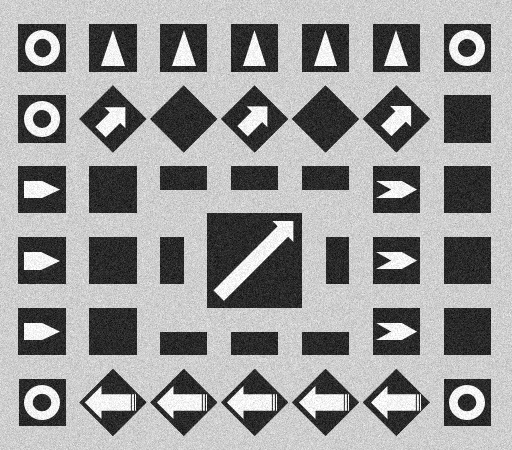
#> input picture 1108_频率域滤波/Fig1001.png, 512 x 450 px
$ jupyter execute 'Laplacian 滤波器.ipynb'
#> lines starting #> are read from the running program, lines starting #| are printed output that depends on the picture
[cell 1]
import cv2 as cv
import numpy as np
from matplotlib import pyplot as plt

[cell 2]
def LaplacianHPF(height, width):  # Laplacian 滤波器传递函数
    # 拉普拉斯算子：kern = -4*Pi^2*D^2
    u, v = np.mgrid[-1:1:2.0/height, -1:1:2.0/width]
    D = np.sqrt(u**2 + v**2)
    kernel = -4.0 * np.pi**2 * D**2
    # kernel = -4.0 * np.pi**2 * (u**2 + v**2)
    return kernel

[cell 3]
def DftFilter(image, D0=10, flag="LaplacianHPF"):  #　最优扩充的快速傅立叶变换
    # (1) DFT 最优尺寸扩充，右侧下侧补 0，(h,w)->(hPad,wPad,2)
    height, width = image.shape[:2]
    hPad = cv.getOptimalDFTSize(height)  # DFT 最优尺寸
    wPad = cv.getOptimalDFTSize(width)
    imgPadded = cv.copyMakeBorder(image, 0, hPad-height, 0, wPad-width, cv.BORDER_CONSTANT)
    # (2) 快速傅里叶变换
    dftImg = cv.dft(imgPadded, flags=cv.DFT_COMPLEX_OUTPUT)  # DFT (hPad,wPad,2)
    # (3) 将低频分量移动到中心
    dftShift = np.fft.fftshift(dftImg)  # (hPad,wPad,2)
    # (4) 构造频域滤波器传递函数
    if flag=="LaplacianHPF":  # 拉普拉斯算子
        filterHP = LaplacianHPF(hPad, wPad)  # Laplacian 传递函数接口
    filterDual = cv.merge([filterHP, filterHP])  # 拼接为2个通道：(hPad,wPad,2)
    # (5) 频率域修改傅里叶变换实现滤波
    dftFiltered = dftShift * filterDual  # 频域滤波 (hPad,wPad,2)
    # (6) 将低频逆移回图像四角，傅里叶逆变换
    iShift = np.fft.ifftshift(dftFiltered)  # 将低频逆转换回图像四角
    # (7) 傅里叶逆变换，使用幅度谱恢复图像
    iDft = cv.idft(iShift)  # 傅里叶逆变换 (hPad,wPad,2)
    iDftMag = cv.magnitude(iDft[:, :, 0], iDft[:, :, 1])  # 重建图像 (hPad,wPad)
    # (8) 截取左上角，转换为 CV_8U
    clipped = iDftMag[:height, :width]  # 切片获得原始图像尺寸 (h,w)
    imgFiltered = np.uint8(cv.normalize(clipped, None, 0, 255, cv.NORM_MINMAX))
    return imgFiltered

[cell 4]
# (1) 读取原始图像
img = cv.imread("Fig1001.png", flags=0)  # 灰度图像
#> img is the input picture: shape (450, 512); min 0, max 255, mean 153.7
imgFloat = img.astype(np.float32)  # 将图像转换成 float32
height, width = img.shape[:2]
#> height = 450; width = 512

[cell 5]
# (2) 空间域 拉普拉斯变换
imgSLap = cv.Laplacian(img, -1, ksize=3)
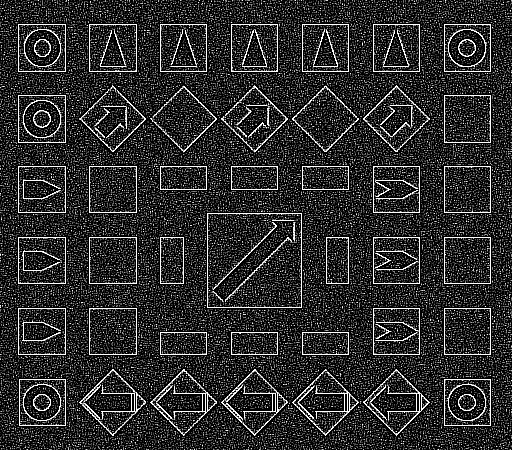
#> imgSLap: shape (450, 512); min 0, max 255, mean 44.9

[cell 6]
# (3) 频率域 拉普拉斯变换
imgFLap = DftFilter(imgFloat, flag="LaplacianHPF")
#> in DftFilter, `iDftMag = cv.magnitude(iDft[:, :, 0], iDft[:, :, 1])`:
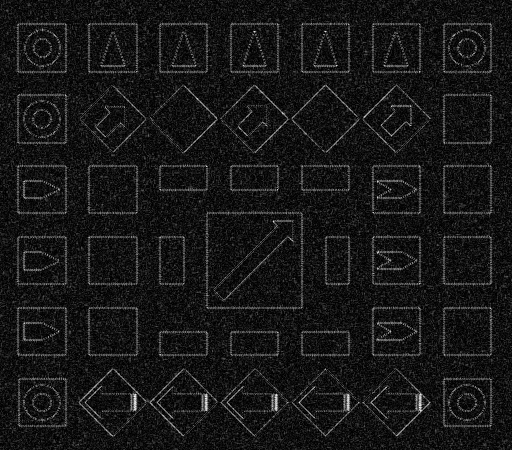
#> iDftMag: shape (450, 512) float64; min 290.4, max 823777021.3, mean 76410438.6; drawn with min black and max white
logFlap = np.log(1+np.float32(imgFLap))
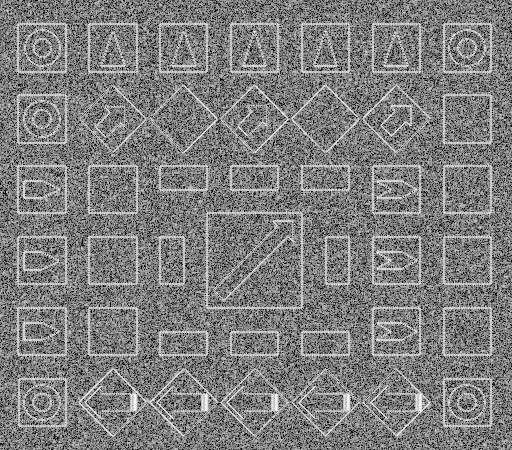
#> logFlap: shape (450, 512) float32; min 0, max 5.54, mean 2.73; drawn with min black and max white

[cell 7]
plt.figure(figsize=(9, 3.2))
plt.subplot(131), plt.title("(1) Original")
plt.axis('off'), plt.imshow(img, cmap='gray')
plt.subplot(132), plt.title("(2) Spatial Laplacian")
imgSLap = np.clip(imgSLap,20,255)
plt.axis('off'), plt.imshow(imgSLap, cmap='gray')
plt.subplot(133), plt.title("(3) Freauency Laplacian")
imgFLap = np.clip(imgFLap,20,80)
plt.axis('off'), plt.imshow(imgFLap, cmap='gray')
plt.tight_layout()
plt.show()
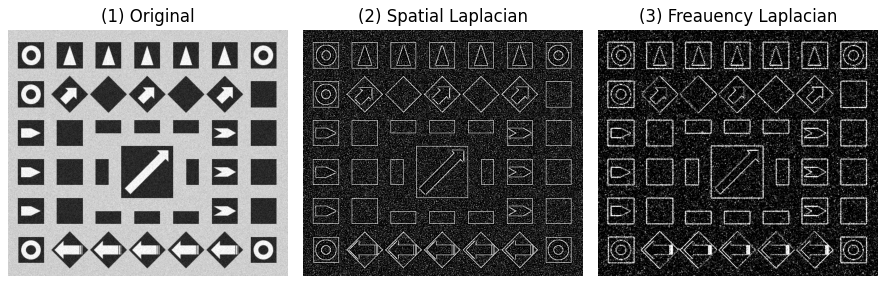
#> figure drawn by matplotlib, 3 panels

$ run again, with 1108_频率域滤波/Fig1101.png copied over 1108_频率域滤波/Fig1001.png
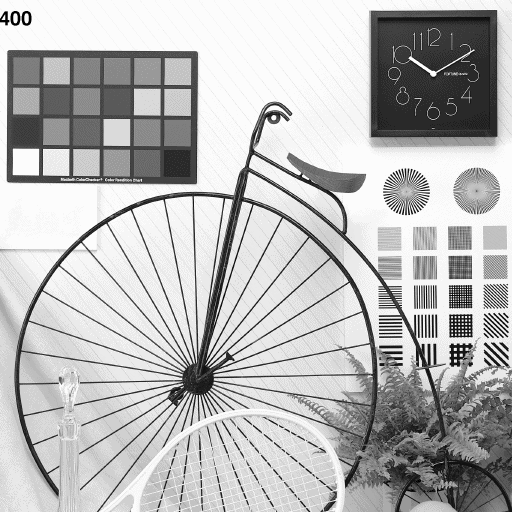
#> input picture 1108_频率域滤波/Fig1101.png, 512 x 512 px
#> img is the input picture: shape (512, 512); min 0, max 252, mean 184.7
#> `logFlap = np.log(1+np.float32(imgFLap))`:
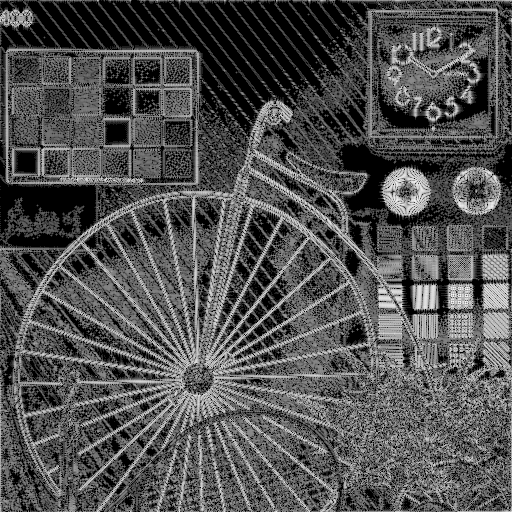
#> logFlap: shape (512, 512) float32; min 0, max 5.55, mean 1.77; drawn with min black and max white
#> `plt.show()`:
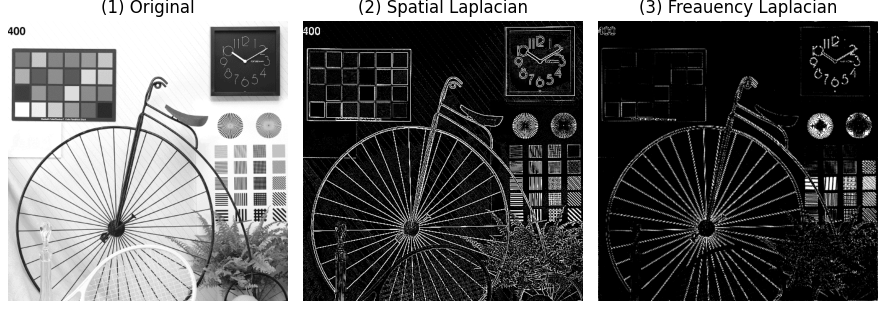
#> figure drawn by matplotlib, 3 panels
